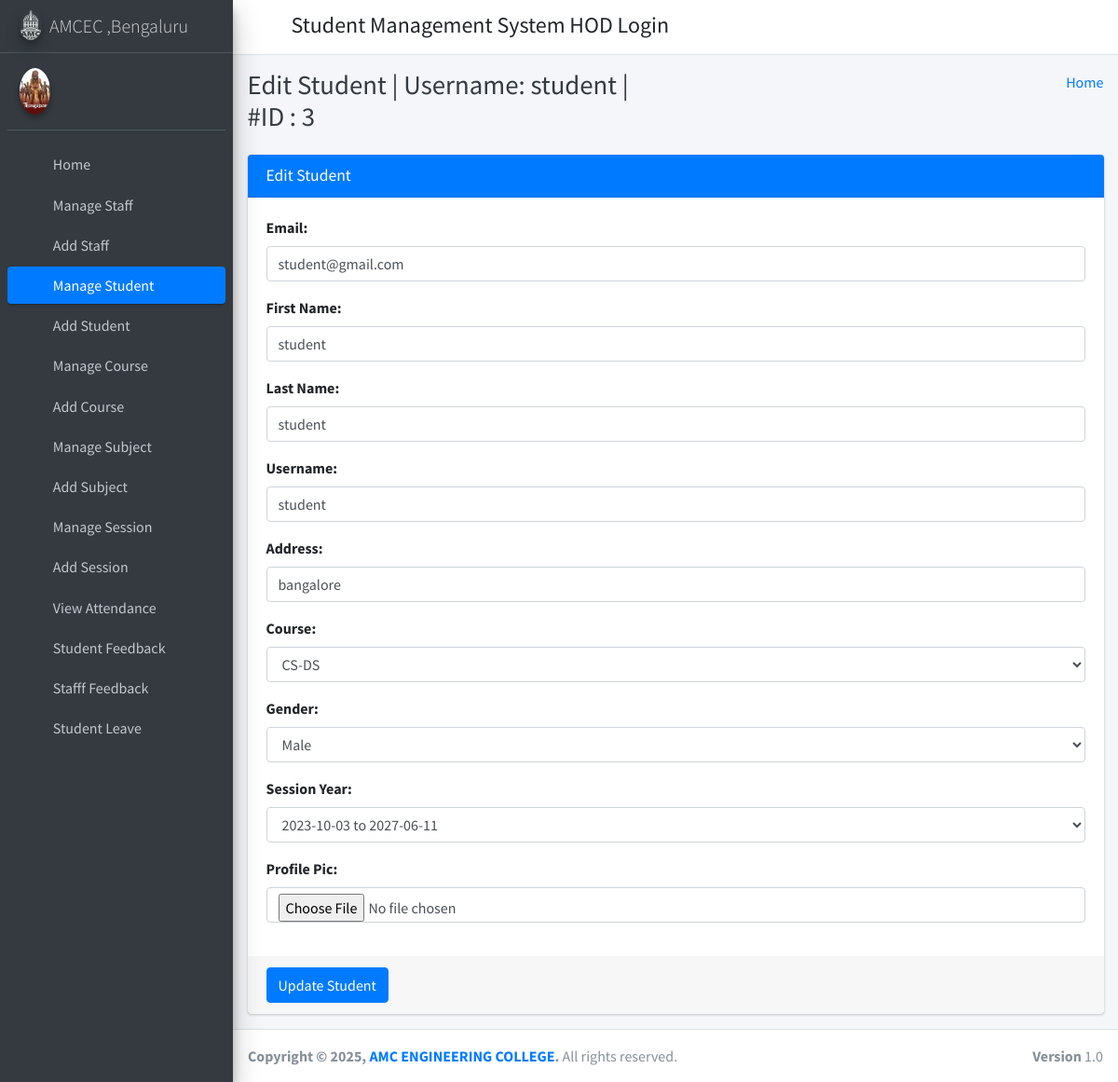
The app's page /edit_student/3 (signed in) with its own data.
### student_management_app/models.py (models this page shows)
class CustomUser(AbstractUser):
    user_type_data = ((1, "HOD"), (2, "Staff"), (3, "Student"))
    user_type = models.CharField(default=1, choices=user_type_data, max_length=10)

class Students(models.Model):
    id = models.AutoField(primary_key=True)
    admin = models.OneToOneField(CustomUser, on_delete = models.CASCADE)
    gender = models.CharField(max_length=50)
    profile_pic = models.FileField()
    address = models.TextField()
    course_id = models.ForeignKey(Courses, on_delete=models.DO_NOTHING, default=1)
    session_year_id = models.ForeignKey(SessionYearModel, on_delete=models.CASCADE)
    created_at = models.DateTimeField(auto_now_add=True)
    updated_at = models.DateTimeField(auto_now=True)
    objects = models.Manager()

### student_management_app/HodViews.py (the view)
# urls.py: path('edit_student/<student_id>', HodViews.edit_student, name="edit_student"),
def edit_student(request, student_id):
    request.session['student_id'] = student_id
    student = Students.objects.get(admin=student_id)
    form = EditStudentForm()
    form.fields['email'].initial = student.admin.email
    form.fields['username'].initial = student.admin.username
    form.fields['first_name'].initial = student.admin.first_name
    form.fields['last_name'].initial = student.admin.last_name
    form.fields['address'].initial = student.address
    form.fields['course_id'].initial = student.course_id.id
    form.fields['gender'].initial = student.gender
    form.fields['session_year_id'].initial = student.session_year_id.id
    context = {
        "id": student_id,
        "username": student.admin.username,
        "form": form
    }
    return render(request, "hod_template/edit_student_template.html", context)

### student_management_app/LoginCheckMiddleWare.py (called while the page is built, shortened)
    def process_view(self, request, view_func, view_args, view_kwargs):
        modulename = view_func.__module__
        user = request.user
        if user.is_authenticated:
            if user.user_type == "1":
                if modulename == "student_management_app.HodViews":
                    pass
                elif modulename == "student_management_app.views" or modulename == "django.views.static":
                    pass
                else:
                    return redirect("admin_home")
            else:
                return redirect("login")
        else:
            if request.path == reverse("login") or request.path == reverse("doLogin"):
                pass
            else:
                return redirect("login")

### student_management_app/templates/hod_template/edit_student_template.html (shortened to what this page needs)
{% extends 'hod_template/base_template.html' %}
{% block page_title %}
    Edit Student | Username: {{ username }} | #ID : {{ id }}
{% endblock page_title %}
{% block main_content %}
{% load static %}
<section class="content">
        <div class="container-fluid">
            <div class="row">
                <div class="col-md-12">
                    <div class="card card-primary">
                    <div class="card-header">
                        <h3 class="card-title">Edit Student</h3>
                    </div>
                    {% url 'edit_student_save' as action_path %}
                    {% include 'hod_template/form_template.html' with messages=messages form=form action_path=action_path button_text="Update Student" %}
                    </div>
                </div>
            </div>
        </div>
      </section>
  {% endblock main_content %}

### student_management_app/templates/hod_template/form_template.html (shortened to what this page needs)
                    <form role="form" method="POST" action="{{ action_path }}" enctype="multipart/form-data">
                        <div class="card-body">
                            {% for field in form %}
                                <div class="form-group">
                                    {{ field.label_tag }}
                                    {{ field }}
                                </div>
                            {% endfor %%}
                        </div>
                        <div class="card-footer">
                        <button type="submit" class="btn btn-primary">{{ button_text }}</button>
                        </div>
                    </form>

### records on screen
CustomUser: username "student", form "student@gmail.com" "student" "student" "student"
Students: form "bangalore" "CS-DS" "Male" "2023-10-03 to 2027-06-11"

### other values on screen
{{ id }} "3"
{{ field.label_tag }} "Email:" "First Name:" "Last Name:" "Username:" "Address:" "Course:" "Gender:" "Session Year:" "Profile Pic:"
{{ button_text }} "Update Student"
